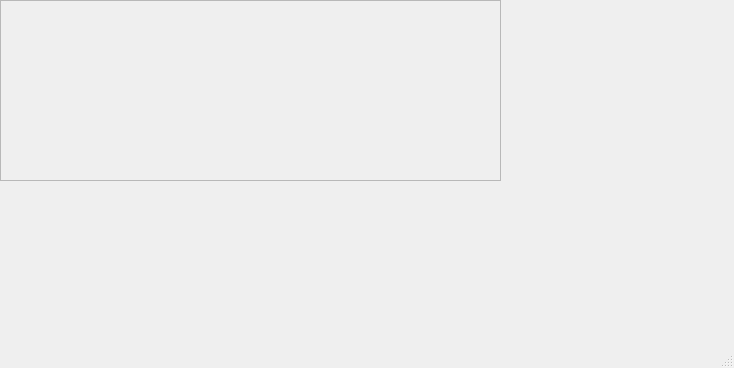
<?xml version="1.0" encoding="UTF-8"?>
<ui version="4.0">
 <class>MainWindow</class>
 <widget class="QMainWindow" name="MainWindow">
  <property name="geometry">
   <rect>
    <x>0</x>
    <y>0</y>
    <width>734</width>
    <height>368</height>
   </rect>
  </property>
  <property name="windowTitle">
   <string>MainWindow</string>
  </property>
  <widget class="QWidget" name="centralwidget">
   <widget class="QScrollArea" name="scrollArea">
    <property name="geometry">
     <rect>
      <x>0</x>
      <y>0</y>
      <width>501</width>
      <height>181</height>
     </rect>
    </property>
    <property name="widgetResizable">
     <bool>true</bool>
    </property>
    <widget class="QWidget" name="scrollAreaWidgetContents">
     <property name="geometry">
      <rect>
       <x>0</x>
       <y>0</y>
       <width>499</width>
       <height>179</height>
      </rect>
     </property>
    </widget>
   </widget>
   <widget class="QWidget" name="formLayoutWidget">
    <property name="geometry">
     <rect>
      <x>340</x>
      <y>180</y>
      <width>160</width>
      <height>80</height>
     </rect>
    </property>
    <layout class="QFormLayout" name="formLayout"/>
   </widget>
  </widget>
  <widget class="QMenuBar" name="menubar">
   <property name="geometry">
    <rect>
     <x>0</x>
     <y>0</y>
     <width>734</width>
     <height>21</height>
    </rect>
   </property>
  </widget>
  <widget class="QStatusBar" name="statusbar"/>
 </widget>
 <resources/>
 <connections/>
</ui>
